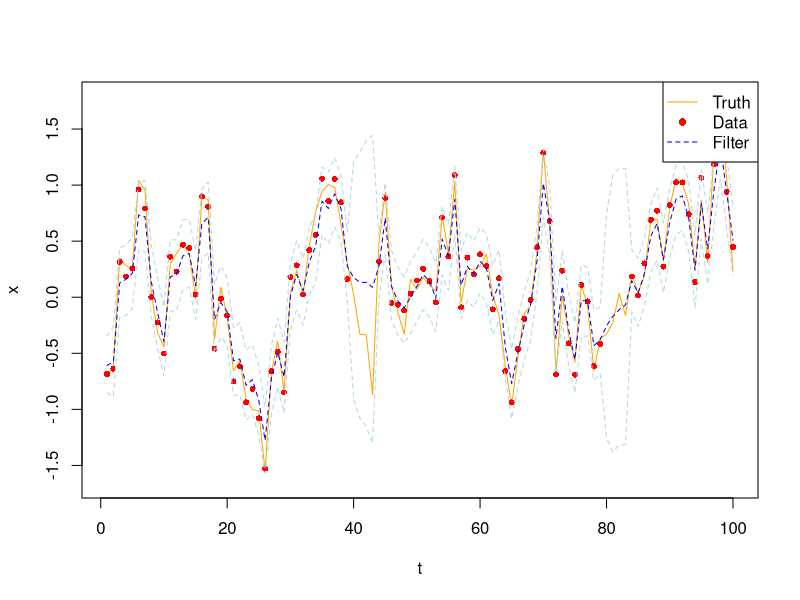

Recreate this plot in R.

##### Section 4.3.2 Ensemble Kalman Filter


### Parameters

n <- 100 # sample size (data points in x mesh)
m <- 1000 # Number of Monte Carlo (ensemble) samples


H <- 1   # Data covariate
true.R <- 0.1 # Data Variance
true.Q <- 0.5 # Parameter Autoregressive Variance
true.M <- 0.7 # AR-1 Term

R <- 0.1
Q <- 0.5
M <- 0.7


### Generating Simulated Data

set.seed(123)
nu <- rnorm(n, 0, true.Q)
x <- rep(NA, n)
x[1] <- rnorm(1)

for (t in 2:n) {
  x[t] <- (true.M)*x[t-1] + nu[t]
}

epsilon <- rnorm(n, 0, true.R)
y <- H * x + epsilon

remove <- c(40:43,80:83)
# remove <- 30:43

y[remove] <- NA




### Defining functions

forward.evolution <- function(prev.filter.x) {
  # Takes in previous analysis/filter value (from MC) and updates it to return
  # next forecast value.
  
  m <- length(prev.filter.x)
  forcast.x <- M*prev.filter.x + rnorm(m, 0, Q)
  return(forcast.x)
}

get.forcast.Pt <- function(forcast.x) {
  # Gets the sample variance of forcasts.x to get sample P.
  
  forcast.Pt <- var(forcast.x)
  return(forcast.Pt)
}


filter.update <- function(forcast.x, forcast.Pt, y) {
  # Takes in current forcast value and uses Kalman filter update equations to 
  # give sampled filter/analysis value.
  
  m <- length(forcast.x)
  K <- forcast.Pt * H * (H * forcast.Pt * H + R)^(-1)
  
  filter.x <- forcast.x + K * (y + rnorm(m,0,R) - H*forcast.x)
  return(filter.x)
}






### The filtering

filter.x <- matrix(NA, nrow = m, ncol = n+1)
forcast.x <- matrix(NA, nrow = m, ncol = n+1)
P <- rep(NA, n+1)

filter.x[,1] <- rnorm(m, 0, 1)



for (t in 2:(n+1)) {
  forcast.x[,t] <- forward.evolution(filter.x[,(t-1)])
  P[t] <- get.forcast.Pt(forcast.x[,t])
  
  if (is.na(y[t-1])) {
    filter.x[,t] <- forcast.x[,t]
  } else {
    filter.x[,t] <- filter.update(forcast.x[,t], P[t], y[t-1])
  }
  
}


#filter.x <- filter.x[,(-1)] # Removing the time0 points

filter.x.mean <- apply(filter.x, 2, mean)
filter.x.mean <- filter.x.mean[-1]
filter.Pt <- apply(filter.x, 2, var)
filter.Pt <- filter.Pt[-1]

filter.x.2p5 <- apply(filter.x, 2, quantile, probs = c(0.025))
filter.x.97p5 <- apply(filter.x, 2, quantile, probs = c(0.975))




### Plotting the filter

plot(x, col = 'orange', type = 'l', ylim = c(min(x)-0.1, max(x)+0.1), xlab = 't')
points(y, col = 'red', cex = 0.8, pch = 16)
lines(filter.x.mean, col = "blue2", lty = 2)
lines(filter.x.2p5[-1], col = "lightblue", lty = 2)
lines(filter.x.97p5[-1], col = "lightblue", lty = 2)
legend("topright", legend = c("Truth", "Data", "Filter"),
       lty = c(1, NA, 2),
       pch = c(NA, 16, NA),
       col = c("orange", "red", "blue2"))



#plot(filter.Pt, type = 'l', ylim = c(0, 1.4))













